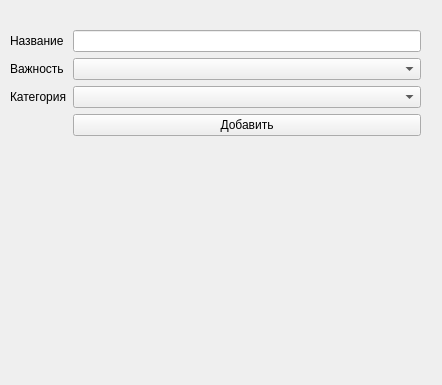
<?xml version="1.0" encoding="UTF-8"?>
<ui version="4.0">
 <class>AddAction</class>
 <widget class="QWidget" name="AddAction">
  <property name="geometry">
   <rect>
    <x>0</x>
    <y>0</y>
    <width>442</width>
    <height>385</height>
   </rect>
  </property>
  <property name="windowTitle">
   <string>Добавить элемент</string>
  </property>
  <widget class="QWidget" name="formLayoutWidget">
   <property name="geometry">
    <rect>
     <x>10</x>
     <y>30</y>
     <width>411</width>
     <height>111</height>
    </rect>
   </property>
   <layout class="QFormLayout" name="formLayout">
    <item row="0" column="0">
     <widget class="QLabel" name="label">
      <property name="text">
       <string>Название</string>
      </property>
     </widget>
    </item>
    <item row="0" column="1">
     <widget class="QLineEdit" name="lineEdit"/>
    </item>
    <item row="1" column="0">
     <widget class="QLabel" name="label_2">
      <property name="text">
       <string>Важность</string>
      </property>
     </widget>
    </item>
    <item row="1" column="1">
     <widget class="QComboBox" name="importance"/>
    </item>
    <item row="2" column="0">
     <widget class="QLabel" name="label_4">
      <property name="text">
       <string>Категория</string>
      </property>
     </widget>
    </item>
    <item row="2" column="1">
     <widget class="QComboBox" name="category"/>
    </item>
    <item row="3" column="1">
     <widget class="QPushButton" name="pushButton">
      <property name="text">
       <string>Добавить</string>
      </property>
     </widget>
    </item>
   </layout>
  </widget>
 </widget>
 <resources/>
 <connections/>
</ui>
